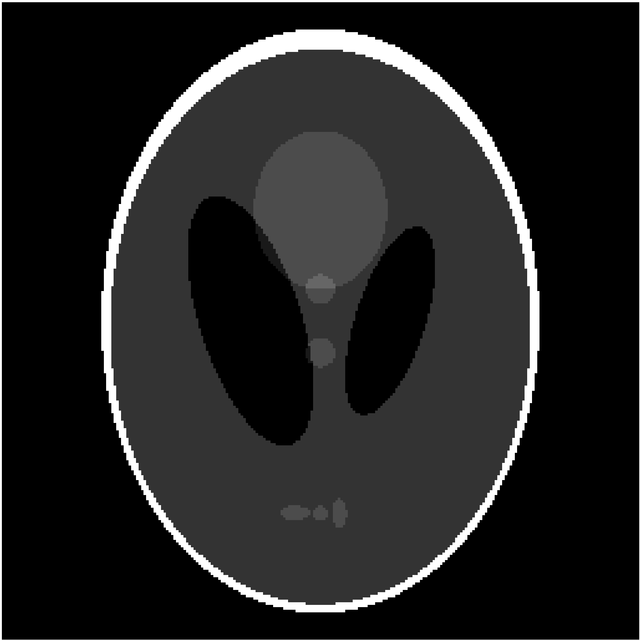
%> input picture DirectFourierReconstruction/1.png, 640 x 640 px
$ octave t0.m   (GNU Octave 9; MATLAB toolbox functions it lacks are replaced by stand-ins)
%> lines starting %> are read from the running program, lines starting %| are printed output that depends on the picture
%Q1 load image
I = zeros(641);
temp = im2double(imread('1.png'));
%> temp: size 640x640 double; min 0, max 1, mean 0.13
I(1:640,1:640)=temp;

subplot(241);
imshow(I);

%2
%rt at theta 30
rt0 = radon(I,0);
%> rt0 = 911 values, max 548.1 at index 136, min 0 at index 1, mean 58.28
subplot(242);
plot(rt0);

T0 = fftshift(fft(rt0));
subplot(243);
plot(log(abs(T0)+1));

iT0 = ifft(ifftshift(T0));
%> iT0 = 911 values, max 548.1 at index 136, min -7.42e-14 at index 81, mean 58.28
subplot(244);
plot(iT0);

%FT image
F = fftshift(fft2(I));
FLA = log(abs(F)+1);
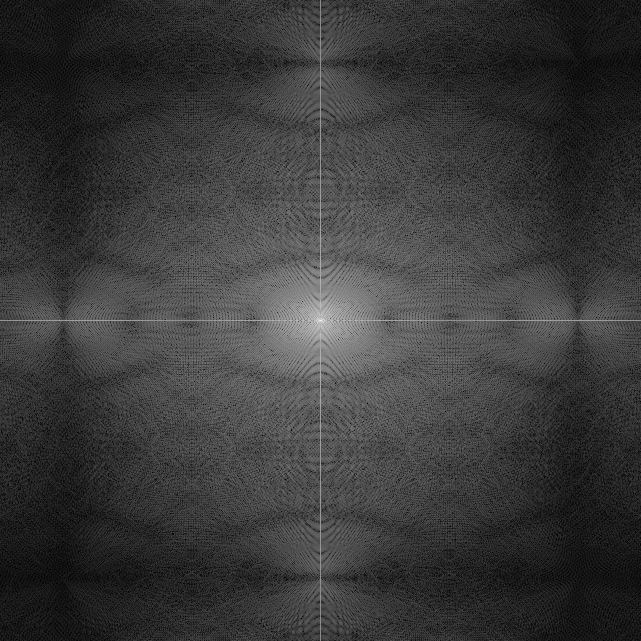
%> FLA: size 641x641 double; min 0.00318, max 10.88, mean 2.49; drawn with min black and max white
subplot(245);
imshow(mat2gray(FLA));%show FT

Ft0=F(321,:);

subplot(246);
plot(log(abs(Ft0)+1));

iFt0 = ifft(ifftshift(Ft0));
%> iFt0 = 641 values, max 640 at index 1, min 0 at index 641, mean 82.82

subplot(247);
plot(real(iFt0));
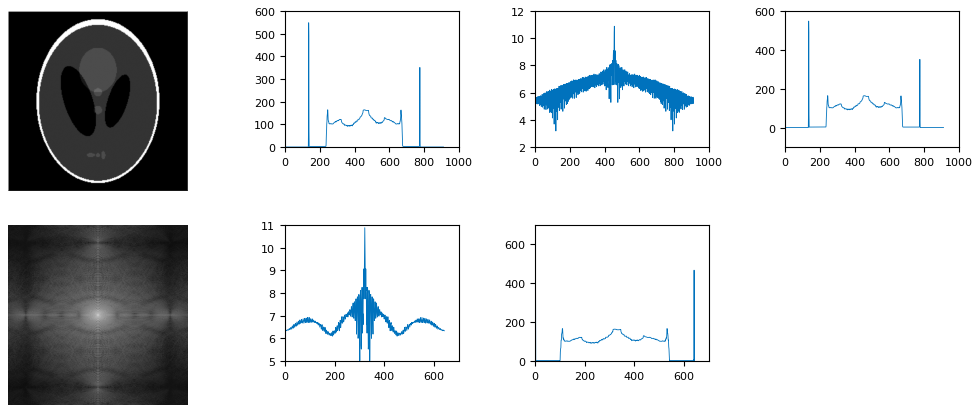
%> figure redrawn from the program's plot data, 7 panels
